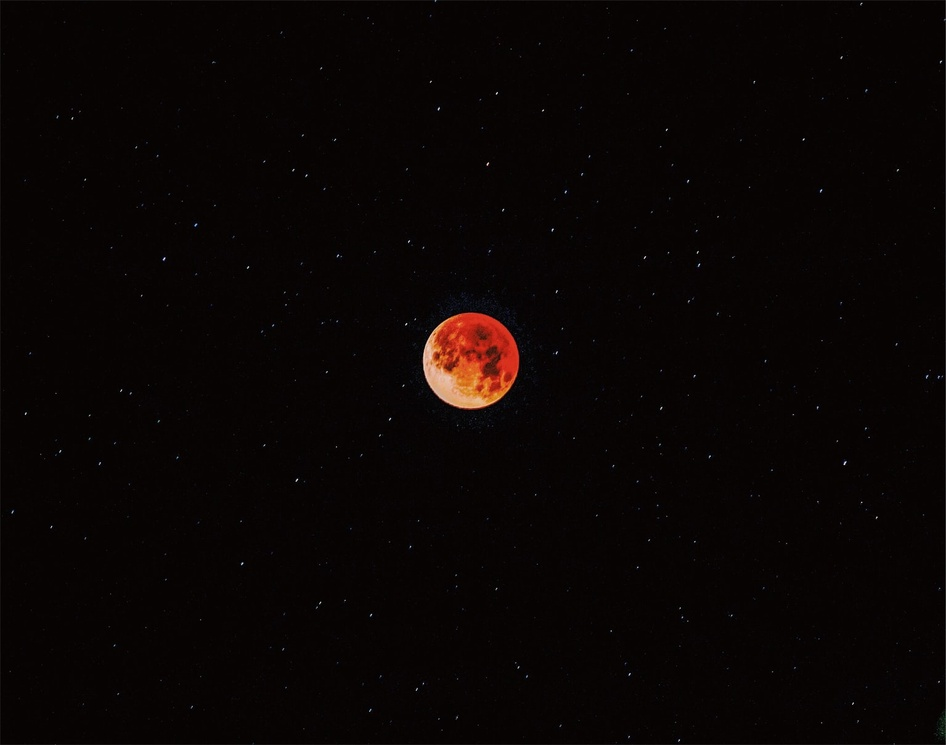
#> input picture img.jpg, 946 x 745 px, shrunk from 1535 x 1209 before the run
$ jupyter execute 2-Negative_Threshold.ipynb
#> lines starting #> are read from the running program, lines starting #| are printed output that depends on the picture; after the words box and inside, x2 and y2 are one past the last pixel; in counts of white or black regions, pixels touching at a corner belong together
[cell 1]
#Negative and threshold of the image

import cv2 as cv
import numpy as np
from matplotlib import pyplot as plt

#Converting into grayscale
img = cv.imread('img.jpg',0)
#> img: shape (745, 946); min 0, max 240, mean 5.9


ret,thresh1 = cv.threshold(img,127,255,cv.THRESH_BINARY)
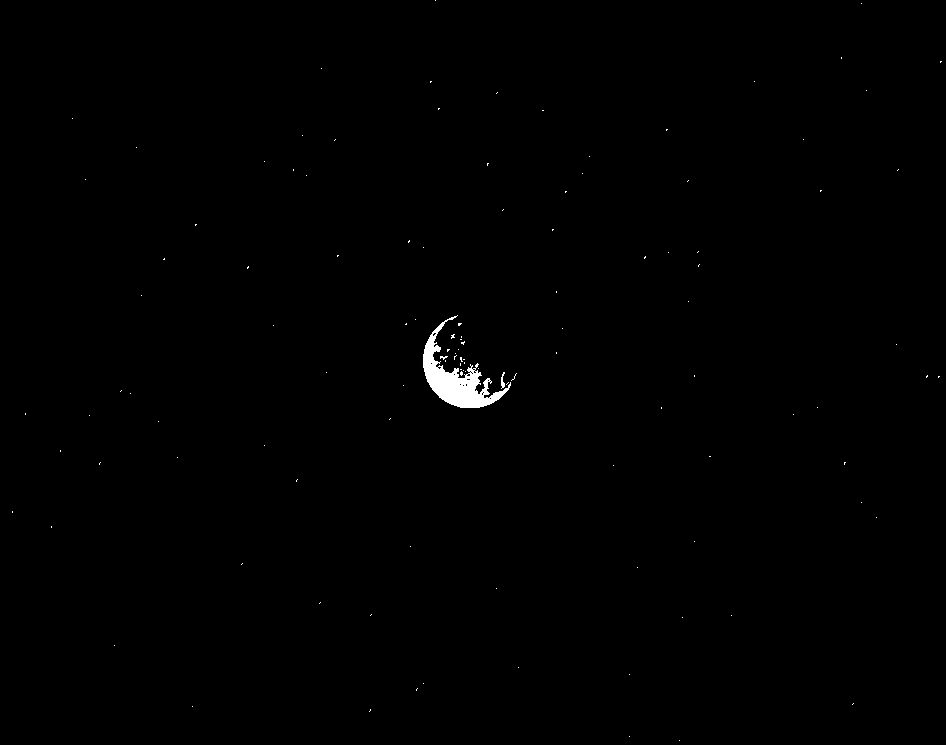
#> thresh1: shape (745, 946); 0.39% white; 118 white regions (116 under 20 px), largest, box (x1, y1, x2, y2) and area: (423, 315, 511, 408) 2450, (501, 372, 505, 389) 40
ret,thresh2 = cv.threshold(img,127,255,cv.THRESH_BINARY_INV)
titles = ['Original Image','BINARY','BINARY_INV']
images = [img,thresh1,thresh2]

for i in range(3):
    plt.subplot(1,3,i+1),plt.imshow(images[i],'gray')
    plt.title(titles[i])
    plt.xticks([]),plt.yticks([])
plt.show()
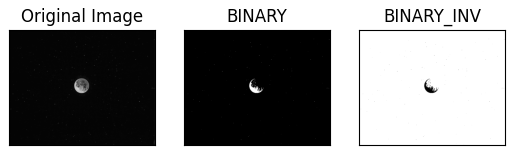
#> figure drawn by matplotlib, 3 panels
